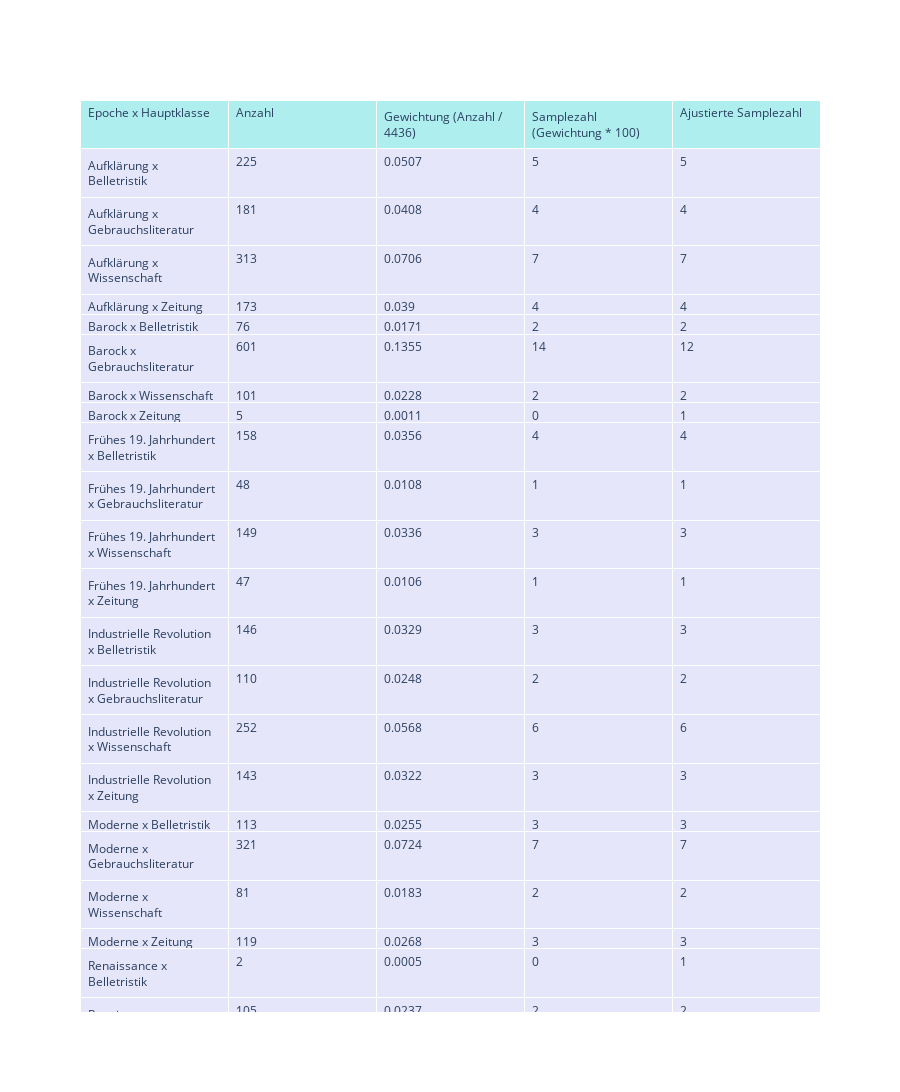

Source (notebook cell):
### Code cell
epochen_genres_count["adjusted_sample"] = [sample if round(sample, 0) > 0 else sample + 1 for sample in epochen_genres_count["sample"]]
epochen_genres_count["adjusted_sample"][5] -= 2 # Barock x Gebrauchsliteratur
epochen_genres_count["adjusted_sample"][27] -= 4 # Revolutionsjahre x Zeitung

fig = go.Figure(data=[go.Table(
    header=dict(values=["Epoche x Hauptklasse", "Anzahl", "Gewichtung (Anzahl / 4436)", "Samplezahl (Gewichtung * 100)", "Ajustierte Samplezahl"],
                fill_color="paleturquoise",
                align="left"),
    cells=dict(values=[list(epochen_genres_count["epochen_genres_strata"]), list(epochen_genres_count["count"]), list(round(epochen_genres_count["weight"], 4)), list(round(epochen_genres_count["sample"], 0)), list(round(epochen_genres_count["adjusted_sample"], 0))],
               fill_color="lavender",
               align="left"))
])
fig.update_layout(height=1800)
fig.show()

### Figure 1 — Plotly figure (JSON) as saved in the notebook; plotly's stock layout.template omitted (floating-point values rounded to 4 significant figures; data arrays with more than 128 entries replaced by an {"elided": "..."} marker saying what was removed)
{"data": [{"cells": {"align": "left", "fill": {"color": "lavender"}, "values": {"elided": "5x30 mixed values"}}, "header": {"align": "left", "fill": {"color": "paleturquoise"}, "values": ["Epoche x Hauptklasse", "Anzahl", "Gewichtung (Anzahl / 4436)", "Samplezahl (Gewichtung * 100)", "Ajustierte Samplezahl"]}, "type": "table"}], "layout": {"height": 1800}}
